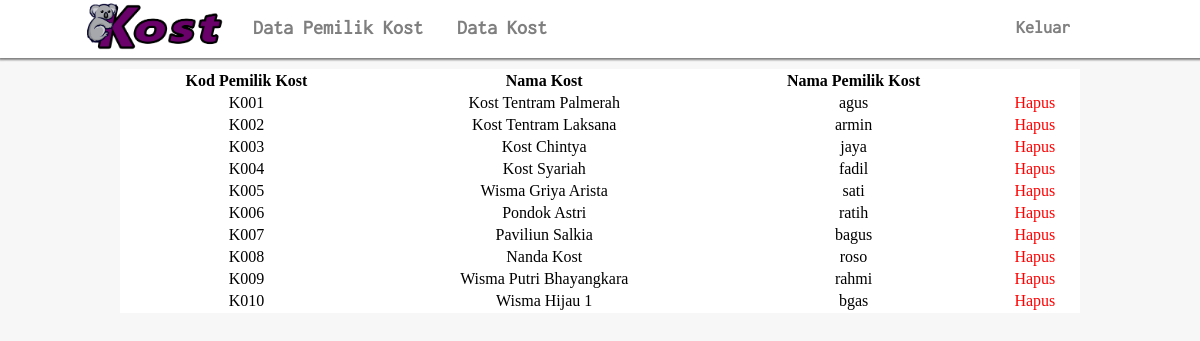
The app's page /admin/datakost.php with its own data.
### tables this page shows
CREATE TABLE `kost` (
  `kode_kost` varchar(14) NOT NULL,
  `nama_kost` varchar(50) NOT NULL,
  `jumlah_kamar` int(11) NOT NULL,
  `status_kamar_kost` varchar(10) NOT NULL,
  `fasilitas_kost` varchar(50) NOT NULL,
  `tarif_kost` int(11) NOT NULL,
  `alamat_kost` varchar(50) NOT NULL,
  `deskripsi_kost` varchar(200) NOT NULL,
  `foto` varchar(300) NOT NULL,
  `kode_pemilik_kost` varchar(14) NOT NULL
);

CREATE TABLE `pemilik_kost` (
  `kode_pemilik_kost` varchar(14) NOT NULL,
  `username_pemilik` varchar(30) NOT NULL,
  `password_pemilik` varchar(14) NOT NULL,
  `email_pemilik` varchar(30) NOT NULL,
  `nm_pemilik_kost` varchar(30) NOT NULL
);

### admin/datakost.php (the view, shortened to what this page needs)
<head>
  <link rel="stylesheet" href="../ikost.css">
  <?php include '../koneksi.php'; ?>
</head>
<body style="background: #f7f7f7">
  <nav style="box-shadow: 1px 1px 2px 2px grey">
    <ul>
      <a href="logout.php">
      <img src="../Icon/logo3.png" class="glogo">
      </a>
      <li><a href="admin.php"> Data Pemilik Kost </a></li>
      <li><a href="datakost.php"> Data Kost </a></li>
    </ul>
    <a href="logout.php" class="sign" style="float: right; margin-right: 10%; text-decoration: none;">
			Keluar
		</a>
  </nav>
  <div style="margin-top: 1%;">
    <center>
      <table width="80%" bgcolor="white">
        <tr>
          <th>Kod Pemilik Kost</th>
          <th>Nama Kost</th>
          <th>Nama Pemilik Kost</th>
          <th></th>
        </tr>
        <?php
          $query = mysqli_query($Koneksi, "SELECT *FROM kost NATURAL JOIN pemilik_kost");
          while ($tampil = mysqli_fetch_array($query)) {
        ?>
        <tr style="text-align: center; border-bottom: 1px solid grey;">
          <td><?php echo $tampil['kode_kost'] ?></td>
          <td><?php echo $tampil['nama_kost'] ?></td>
          <td><?php echo $tampil['nm_pemilik_kost'] ?></td>
          <td><a href="hapuskost.php?get=<?php echo $tampil['kode_kost']?>" style="text-decoration: none; color: red;"> Hapus </a></td>
        </tr>
      <?php
      }
    ?>
  </table>
    </center>
  </div>
</body>

### ikost.css (style rules this page uses)
body { background: #f7f7f7; margin: 0px; }
.glogo { float: left; width: 140px; margin-left: 7%; margin-right: 1%; cursor: pointer; }
nav { z-index: 19; position: sticky; top: 0; height: 57px; }
nav ul { background-color: white; list-style-type: none; padding: 0; margin: 0; overflow: hidden; float: right; width: 100%; }
nav li { float: left; cursor: pointer; }
nav li a { display: block; font-size:20px; color: rgba(0,0,0,0.5); padding: 17px; text-decoration: none; border-bottom: 3px solid white; font-family: fontdua; font-weight: bold; }
.sign { color: gray; background: white; padding: 10px; border: none; cursor: pointer; margin-top: -50px; float: left; font-family: fontdua; font-weight: bold; font-size: 18px; margin-left: 1100px; }

### records on screen
kost: kode_kost "K001", nama_kost "Kost Tentram Palmerah", kode_pemilik_kost.nm_pemilik_kost "agus"
kost: kode_kost "K002", nama_kost "Kost Tentram Laksana", kode_pemilik_kost.nm_pemilik_kost "armin"
kost: kode_kost "K003", nama_kost "Kost Chintya", kode_pemilik_kost.nm_pemilik_kost "jaya"
kost: kode_kost "K004", nama_kost "Kost Syariah", kode_pemilik_kost.nm_pemilik_kost "fadil"
kost: kode_kost "K005", nama_kost "Wisma Griya Arista", kode_pemilik_kost.nm_pemilik_kost "sati"
kost: kode_kost "K006", nama_kost "Pondok Astri", kode_pemilik_kost.nm_pemilik_kost "ratih"
kost: kode_kost "K007", nama_kost "Paviliun Salkia", kode_pemilik_kost.nm_pemilik_kost "bagus"
kost: kode_kost "K008", nama_kost "Nanda Kost", kode_pemilik_kost.nm_pemilik_kost "roso"
kost: kode_kost "K009", nama_kost "Wisma Putri Bhayangkara", kode_pemilik_kost.nm_pemilik_kost "rahmi"
kost: kode_kost "K010", nama_kost "Wisma Hijau 1", kode_pemilik_kost.nm_pemilik_kost "bgas"
